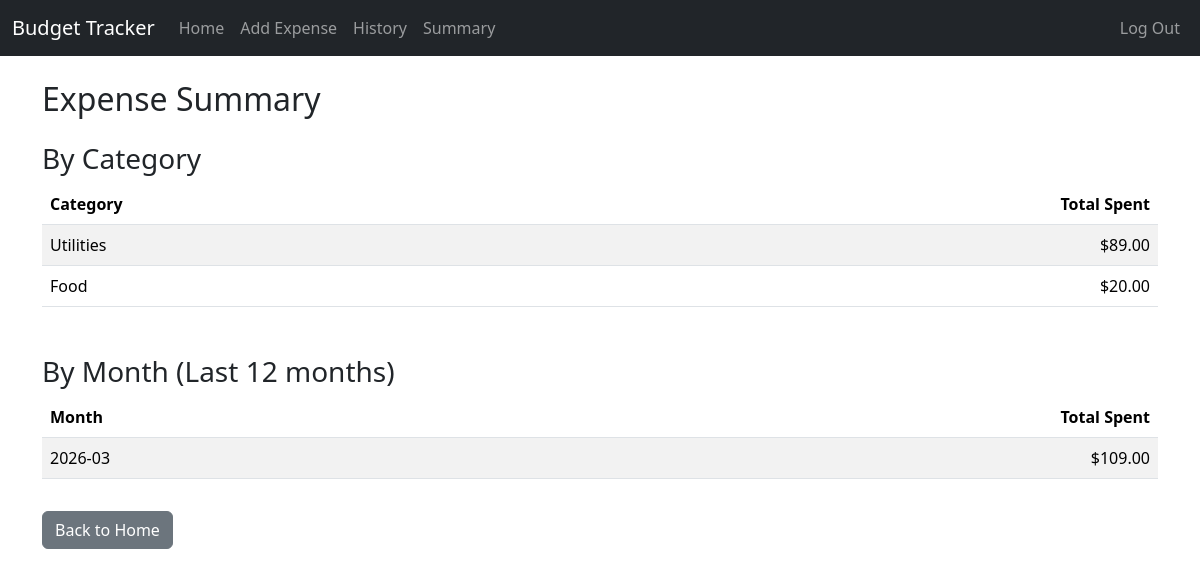
Screenshot of /summary (signed in) with the database file from the repository.
### tables this page shows
CREATE TABLE expenses (
        id INTEGER PRIMARY KEY AUTOINCREMENT,
        user_id INTEGER NOT NULL,
        amount REAL NOT NULL,
        category TEXT NOT NULL,
        description TEXT,
        date TEXT NOT NULL,
        FOREIGN KEY (user_id) REFERENCES users(id)
    );

### app.py (the view)
@app.route("/summary")
@login_required
def summary():
    categories = db.execute("""
        SELECT category, SUM(amount) as total
        FROM expenses
        WHERE user_id = ?
        GROUP BY category
        ORDER BY total DESC
    """, session["user_id"])
    monthly = db.execute("""
        SELECT strftime('%Y-%m', date) as month, SUM(amount) as total
        FROM expenses
        WHERE user_id = ?
        GROUP BY month
        ORDER BY month DESC
        LIMIT 12
    """, session["user_id"])
    return render_template("summary.html", categories=categories, monthly=monthly)

### app.py (called while the page is built)
@app.after_request
def after_request(response):
    response.headers["Cache-Control"] = "no-cache, no-store, must-revalidate"
    response.headers["Expires"] = 0
    response.headers["Pragma"] = "no-cache"
    return response

### helpers.py (called while the page is built)
def login_required(f):
    @wraps(f)
    def decorated_function(*args, **kwargs):
        if session.get("user_id") is None:
            return redirect("/login")
        return f(*args, **kwargs)
    return decorated_function

### templates/summary.html (shortened to what this page needs)
{% extends "layout.html" %}
{% block main %}
<h2 class="mb-4">Expense Summary</h2>
<h3 class="mt-4">By Category</h3>
{% if categories %}
    <table class="table table-striped">
        <thead>
            <tr>
                <th>Category</th>
                <th class="text-end">Total Spent</th>
            </tr>
        </thead>
        <tbody>
            {% for cat in categories %}
            <tr>
                <td>{{ cat.category }}</td>
                <td class="text-end">${{ "%.2f"|format(cat.total) }}</td>
            </tr>
            {% endfor %}
        </tbody>
    </table>
{% else %}
    <p class="text-muted">No data yet.</p>
{% endif %}
<h3 class="mt-5">By Month (Last 12 months)</h3>
{% if monthly %}
    <table class="table table-striped">
        <thead>
            <tr>
                <th>Month</th>
                <th class="text-end">Total Spent</th>
            </tr>
        </thead>
        <tbody>
            {% for m in monthly %}
            <tr>
                <td>{{ m.month }}</td>
                <td class="text-end">${{ "%.2f"|format(m.total or 0) }}</td>
            </tr>
            {% endfor %}
        </tbody>
    </table>
{% else %}
    <p class="text-muted">No monthly data yet.</p>
{% endif %}
<a href="/" class="btn btn-secondary mt-3">Back to Home</a>
{% endblock %}

### rows the page displays
expenses: category "Utilities", total "89.00"
expenses: category "Food", total "20.00"

### other values shown
{{ m.month }} "2026-03"
{{ "%.2f"|format(m.total or 0) }} "109.00"
